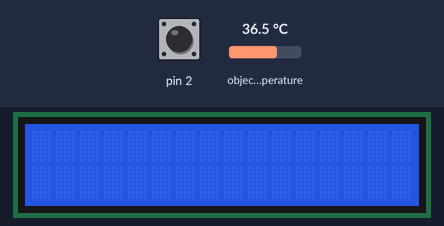
Bench run of a sketch on a simulated Arduino Uno, built with avr-gcc and run on an emulated ATmega328P. Parts: 16×2 character LCD. The inputs (shaded band) are chosen by the test bench; at power-on: pin 2 HIGH, object temperature 36.5 °C. What the sketch prints to the serial monitor is not drawn.

Above: at 1.3 s.
1.4 s: pin 2 pulled LOW for 3.2 s
At 2.5 s:
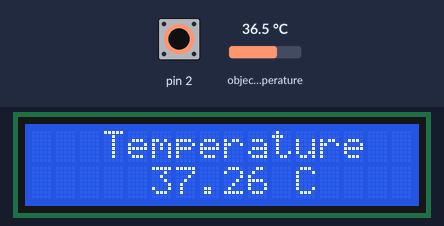
7.6 s: pin 2 pulled LOW for 0.15 s
10.7 s: pin 2 pulled LOW for 1 s
Timing chart, 0 to 13.7 s (numbered marks = the images above; inputs shaded):
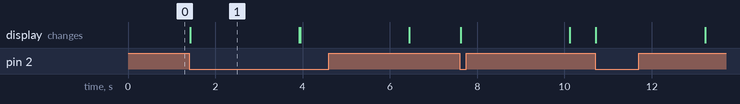

The sketch:

Non-Contact_Thermometer.ino
```cpp
#include <Wire.h>
#include <LiquidCrystal_I2C.h>
#include <Adafruit_MLX90614.h>

Adafruit_MLX90614 mlx = Adafruit_MLX90614();
LiquidCrystal_I2C lcd(0x27,16,2);


void setup() {
  Serial.begin(9600);
  lcd.init();
  lcd.backlight();
  mlx.begin();
  pinMode(2, INPUT_PULLUP); //2번 핀을 내부전압을 쓰는 입력핀으로 설정
  lcd.begin (16,2); // 16 x 2
}

void loop() {
  if(digitalRead(2) == LOW)
  {
    lcd.setCursor(3, 0);
    lcd.print("Temperature");
    lcd.setCursor(5, 1);
    lcd.print(mlx.readObjectTempC()/98*100);
    lcd.print(" C");
    Serial.println(mlx.readObjectTempC()/98*100);
    delay(2500);
    lcd.clear();
  }
}
```

Measured:
- after the input at 1.4 s, the display: changes at once (image 1)
- what the display in image 1 shows lasts 2.5 s, from 1.4 s to 3.9 s
